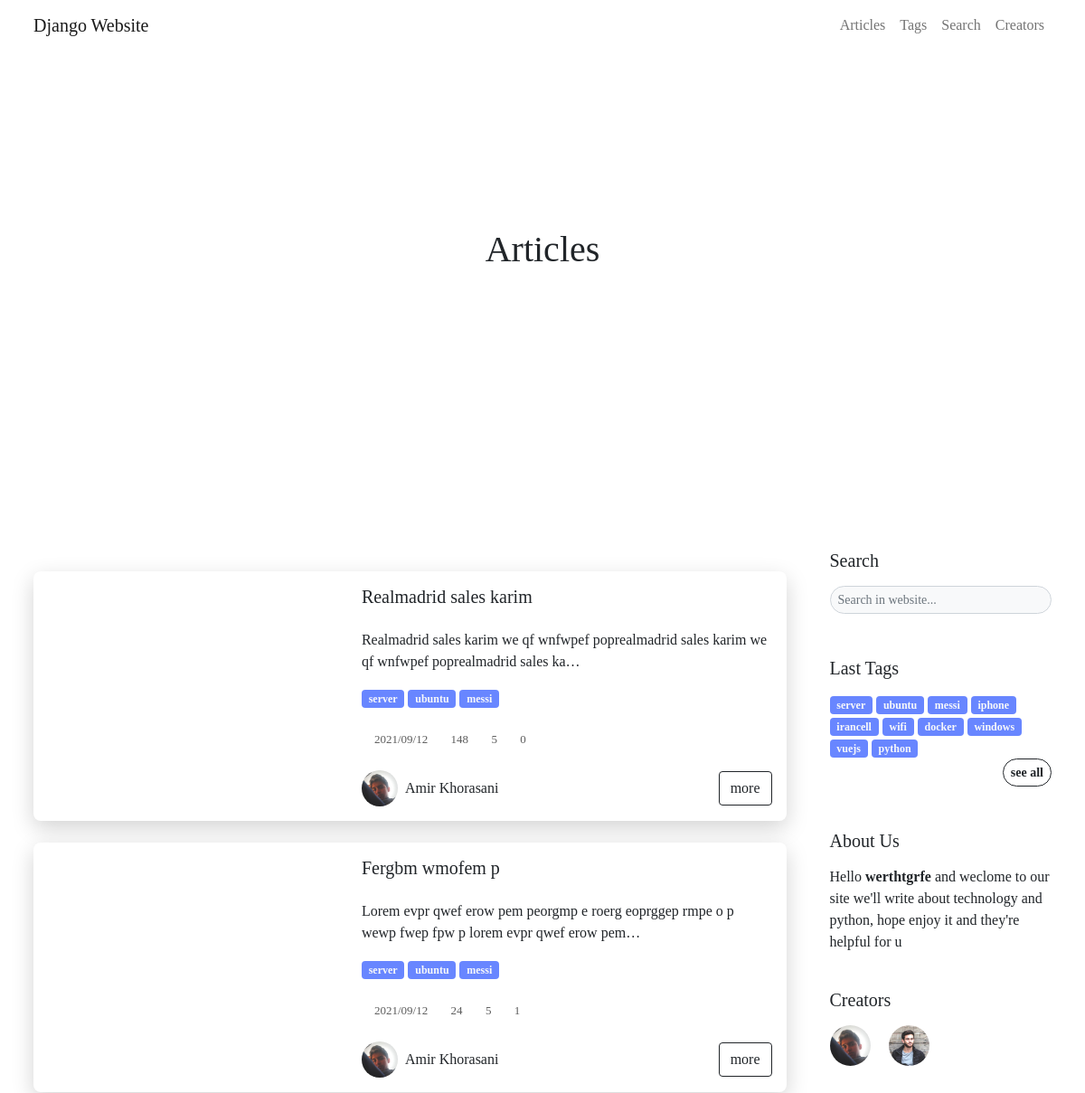
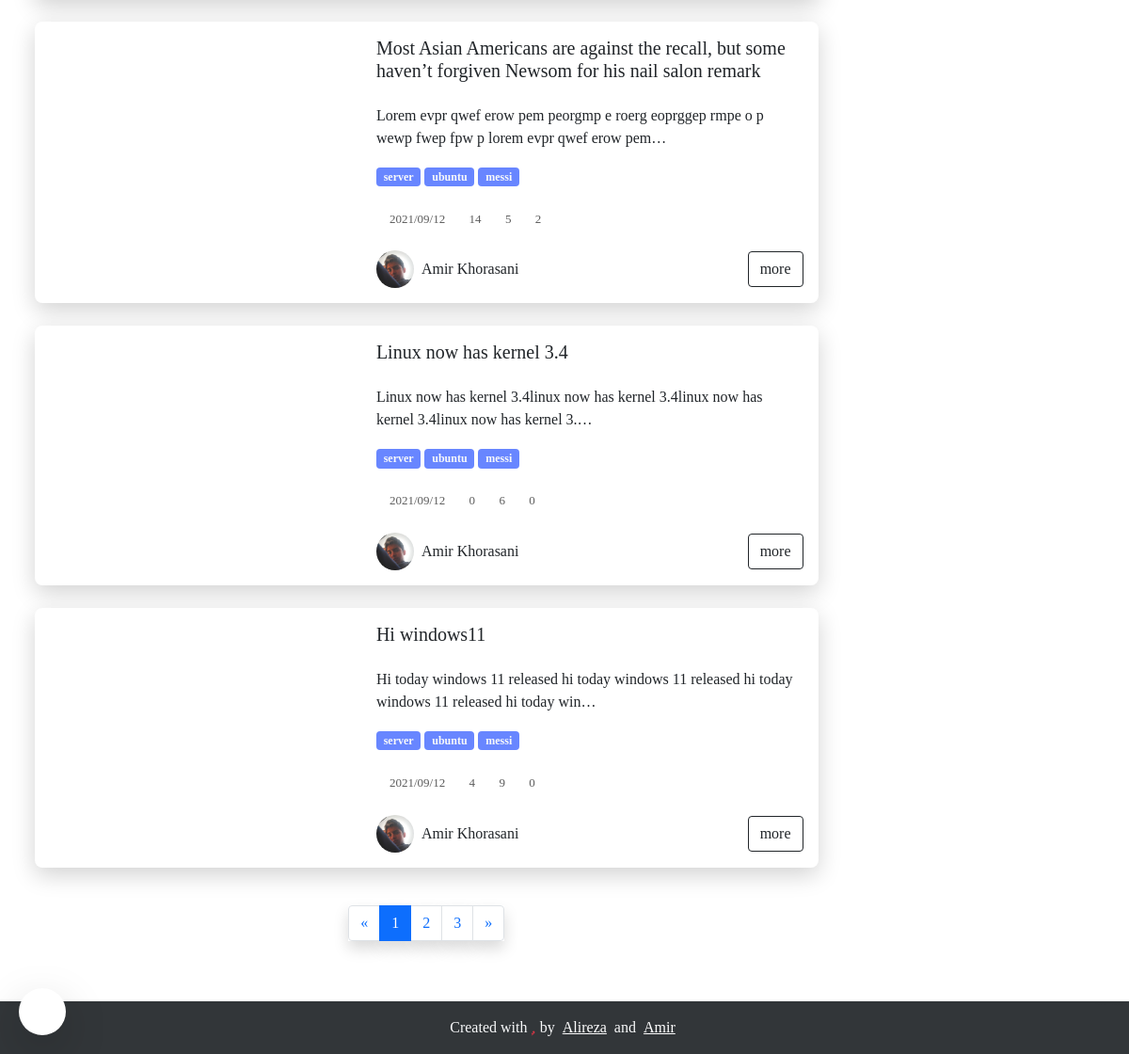
The page /articles on the database its author committed (2 pictures, top to bottom).
### blog/models.py (models this page shows, shortened)
class Article(models.Model):
    title_en   = models.CharField(max_length=200) # english title
    title_fa   = models.CharField(max_length=200) # persian title
    desc_en    = models.TextField() # english description for article in home
    desc_fa    = models.TextField() # persian description for article in home
    body_en    = RichTextUploadingField() # english body
    body_fa    = RichTextUploadingField() # persian body
    slug       = models.SlugField(max_length=100,unique=True) # slug of the article
    short_slug = models.SlugField(editable=False) # auto created in auto_slug_article function
    views      = models.IntegerField(default=0) # number of views this article
    status     = models.BooleanField(default=True) # article status => true:publish , false:draft
    created    = models.DateTimeField(auto_now_add=True) # auto complete created time
    updated    = models.DateTimeField(auto_now=True) # auto compelete last update
    author     = models.ForeignKey(User,editable=False,null=True,on_delete=models.SET_NULL) # auto delete article on delete author
    category   = models.ManyToManyField(Category,blank=True,related_name='articles') # article categories
    thumbnail  = models.ImageField(upload_to='thumbnails') # article thumbnail in post card and main page
    readtime   = models.IntegerField(default=0) # suggested time for readnig the article
    class Meta:
        verbose_name_plural = 'Articles'
        ordering            = ['-created'] # for new to old sorting in admin panel
    objects = ArticleManager() # set managers for this class
    def simple_created(self):
        return self.created.strftime("%Y/%m/%d")
    simple_created.short_description = "created"

class Category(models.Model):
    name_en = CharField(max_length=100) # English name
    name_fa = CharField(max_length=100) # Persian name
    slug    = SlugField(editable=False) #auto created in auto_slug_category function
    created = DateTimeField(auto_now_add=True) # auto complete created time
    status  = BooleanField(default=True) # category status => true:publish , false:draft
    thumbnail  = models.ImageField(upload_to='categories',null=True) # article thumbnail in post card and main page
    class Meta:
        verbose_name_plural = 'Categories'
        ordering            = ['-created'] # for new to old sorting in admin panel
    objects = CategoryManager() # set managers for this class
    def simple_created(self):
        return self.created.strftime("%Y/%m/%d %H:%M")
    simple_created.short_description = "created"

class User(AbstractUser):
    thumbnail     = models.ImageField(upload_to='creators',default='creators/default.png')
    telegram      = models.URLField(null=True,blank=True)
    instagram     = models.URLField(null=True,blank=True)
    github        = models.URLField(null=True,blank=True)
    user_page_url = models.CharField(max_length=200)
    desc          = RichTextField(null=True)
    skills        = models.CharField(max_length=500,null=True)

class Comment(models.Model):
    admin    = models.ForeignKey(User,editable=False,default=None,null=True,on_delete=models.SET_NULL)
    article  = models.ForeignKey(Article,on_delete=models.CASCADE,related_name='comments')
    name     = CharField(max_length=50)
    desc     = RichTextField()
    created  = models.DateTimeField(auto_now_add=True)
    reply_to = models.ForeignKey('self',null=True,blank=True,on_delete=models.CASCADE,related_name='replies')
    status   = models.BooleanField(default=False) # comment status => true:publish , false:draft
    avatar   = models.ForeignKey(Avatar,on_delete=models.SET_NULL,null=True)
    class Meta:
        ordering = ('-created',)
    objects = CommentsManager()

### blog/views.py (the view)
# urls.py: path('articles',ArticlesListView.as_view(),name='articles'),
class ArticlesListView(ListView):
    queryset      = get_list_or_404(Article.objects.active())
    template_name = 'articles.html'
    context_object_name = 'articles'
    paginate_by   = 5
    page_kwarg = 'p'

### template/articles.html (shortened to what this page needs)
{% load static %} {% load template_tags %}
<!DOCTYPE html>
<html lang="en">
<head>
    <link rel="stylesheet" href="{% static 'blog/css/swiper.min.css' %}">
    <link rel="stylesheet" href="{% static 'blog/css/bootstrap.css' %}">
    <link rel="stylesheet" href="{% static 'blog/fontawesome-free-5.15.3-web/css/all.css' %}">
    <link rel="stylesheet" href="{% static 'blog/css/custom.css' %}">
    <link rel="stylesheet" href="{% static 'blog/css/responsiv.css' %}">
    <link rel="stylesheet" href="{% static 'blog/css/pages/tags.css' %}">
</head>
<body data-src="../media/img/header.jpg">
    <header class="thumbnail">
        {% include 'partials/navbar.html' %}
        <div class="text-center header-img">
            <h1 class="w-100">
                Articles
            </h1>
        </div>
    </header>
    <main class="py-5">
        <div class="container">
            <div class="row gx-md-5">
                <div class="col-md-8 col-lg-9">
                    <section>
                        {% for article in articles %}
                        <div class="card rounded my-4 overflow-hidden">
                            <div class="row g-0">
                                <div class="col-lg-6 col-xl-5 p-3">
                                    <div class="img-card h-100 rounded" data-src="'{{ article.thumbnail.url }}'"></div>
                                </div>
                                <div class="col-lg-6 col-xl-7 p-3">
                                    <h5 class="pb-3">
                                        {{ article.title_en|capfirst }}
                                    </h5>
                                    <p class="mb-3">
                                        {{ article.desc_en|capfirst|safe|truncatechars:100 }}
                                    </p>
                                    {% for category in article.category.active %}
                                    <a href="{% url 'blog:tag' category.slug %}" class="badge bg-info text-light text-decoration-none">
                                            {{ category.name_en|lower }}
                                        </a> {% endfor %}
                                    <div class="icons-card pt-2 mt-3">
                                        <div class="d-inline-flex w-auto align-items-center flex-wrap">
                                            <i class="fas fa-calendar"></i>
                                            <p class="m-0 ps-1 pe-2">{{ article.created|date:'Y/m/d' }}</p>
                                        </div>
                                        <div class="d-inline-flex w-auto align-items-center flex-wrap">
                                            <i class="fas fa-eye"></i>
                                            <p class="m-0 ps-1 pe-2">{{ article.views }}</p>
                                        </div>
                                        <div class="d-inline-flex w-auto align-items-center flex-wrap">
                                            <i class="fas fa-clock"></i>
                                            <p class="m-0 ps-1 pe-2">{{ article.readtime }}</p>
                                        </div>
                                        <div class="d-inline-flex w-auto align-items-center flex-wrap">
                                            <i class="fas fa-comment"></i>
                                            <p class="m-0 ps-1 pe-2">{{ article.comments.active|length }}</p>
                                        </div>
                                    </div>
                                    <div class="d-flex align-items-center justify-content-between flex-wrap">
                                        <a href="/{{ article.author.user_page_url }}" class="pe-3 text-decoration-none mt-4 dark-on text-dark d-inline-flex align-items-center">
                                            <img src="{{ article.author.thumbnail.url }}" class="img-sm rounded-pill " alt="">
                                            <div class="px-2">
                                                <span>
                                                        {% author_full_name article.author %}
                                                    </span>
                                            </div>
                                        </a>
                                        <a href="{% url 'blog:article_slug' article.slug %}" class="btn btn-outline-dark d-block ms-auto mt-4">
                                                more
                                        </a>
                                    </div>
                                </div>
                            </div>
                        </div>
                        {% endfor %}
                    {% if is_paginated %}
                        <div class='pt-3'>
                            <nav aria-label="Page navigation example" class="bg-opacity">
                                <ul class="pagination d-flex justify-content-center">
                                    <li class="page-item shadow">
                                        {% if page_obj.has_previous %}
                                            <a class="page-link" href="{% url 'blog:articles' %}?p={{page_obj.previous_page_number}}" aria-label="Previous">
                                                <span aria-hidden="true">&laquo;</span>
                                            </a>
                                        {% else %}
                                            <a class="page-link" aria-label="Previous" style="cursor: not-allowed;">
                                                <span aria-hidden="true">&laquo;</span>
                                            </a>
                                        {% endif %}
                                    </li>
                                    {% if page_obj.paginator.num_pages > 7 %}
                                        {% if page_obj.number|add:"3" >= page_obj.paginator.num_pages %}
                                            <li class="page-item shadow"><a class="page-link" href="{% url 'blog:articles' %}?p=1">1</a></li>
                                            <li class="page-item shadow"><a class="page-link" style="pointer-events: none;">...</a></li>
                                            {% calculate_latest_5_page_numbers page_obj.paginator.num_pages as range_number %}
                                            {% for page_number in '12345'|make_list %}
                                                {% if forloop.counter|add:range_number == page_obj.number %}
                                                    <li class="page-item shadow active"><a class="page-link" href="#">{{ page_obj.number }}</a></li>
                                                {% else %}
                                                    <li class="page-item shadow"><a class="page-link" href="{% url 'blog:articles' %}?p={{forloop.counter|add:range_number}}">{{ forloop.counter|add:range_number }}</a></li>
                                                {% endif %}
                                            {% endfor %}
                                        {% elif page_obj.number|add:"-3" <= 1 %}
                                            {% for page_number in '12345'|make_list %}
                                                {% if forloop.counter == page_obj.number %}
                                                    <li class="page-item shadow active"><a class="page-link" href="{% url 'blog:articles' %}?p={{page_obj.number}}">{{ page_obj.number }}</a></li>
                                                {% else %}
                                                    <li class="page-item shadow"><a class="page-link" href="{% url 'blog:articles' %}?p={{forloop.counter}}">{{ forloop.counter }}</a></li>
                                                {% endif %}
                                            {% endfor %}
                                            <li class="page-item shadow"><a class="page-link" style="pointer-events: none;">...</a></li>
                                            <li class="page-item shadow"><a class="page-link" href="{% url 'blog:articles' %}?p={{page_obj.paginator.num_pages}}">{{ page_obj.paginator.num_pages }}</a></li>
                                        {% else %}
                                            <li class="page-item shadow"><a class="page-link" href="{% url 'blog:articles' %}?p=1">1</a></li>
                                            <li class="page-item shadow"><a class="page-link" style="pointer-events: none;">...</a></li>
                                            <li class="page-item shadow"><a class="page-link" href="{% url 'blog:articles' %}?p={{page_obj.previous_page_number}}">{{ page_obj.previous_page_number }}</a></li>
                                            <li class="page-item shadow active"><a class="page-link" href="#">{{ page_obj.number }}</a></li>
                                            <li class="page-item shadow"><a class="page-link" href="{% url 'blog:articles' %}?p={{page_obj.next_page_number}}">{{ page_obj.next_page_number }}</a></li>
                                            <li class="page-item shadow"><a class="page-link" style="pointer-events: none;">...</a></li>
                                            <li class="page-item shadow"><a class="page-link" href="{% url 'blog:articles' %}?p={{page_obj.paginator.num_pages}}">{{ page_obj.paginator.num_pages }}</a></li>
                                        {% endif %}
                                    {% else %}
                                        {% for page_number in page_obj.paginator.page_range %}
                                            {% if page_obj.number == page_number %}
                                                <li class="page-item shadow active"><a class="page-link" href="#">{{ page_number }}</a></li>
                                            {% else %}
                                                <li class="page-item shadow"><a class="page-link" href="{% url 'blog:articles' %}?p={{page_number}}">{{ page_number }}</a></li>
                                            {% endif %}
                                        {% endfor %}
                                    {% endif %}
                                    <li class="page-item shadow">
                                        {% if page_obj.has_next %}
                                            <a class="page-link" href="{% url 'blog:articles' %}?p={{page_obj.next_page_number}}" aria-label="Next">
                                                <span aria-hidden="true">&raquo;</span>
                                            </a>
                                        {% else %}
                                            <a class="page-link" aria-label="Next" style="cursor: not-allowed;">
                                                <span aria-hidden="true">&raquo;</span>
                                            </a>
                                        {% endif %}
                                    </li>
                                </ul>
                            </nav>
                        </div>
                    {% endif %}
                    </section>
                </div>
                {% include 'partials/col-4.html' %}
            </div>
        </div>
    </main>
    {% include 'partials/footer.html' %}
</body>
</html>

### template/partials/col_4_tags.html
{% if fix %}
    {% for category in col_4_tags %}
        <a href="{% url 'blog:tag' category.slug %}" class="badge bg-info text-light text-decoration-none">
            {{ category.name_en|lower }}
        </a> {% endfor %} {% else %} {% for category in col_4_tags %}
        <a href="{% url 'blog:tag' category.slug %}" class="badge bg-info text-light text-decoration-none">
            {{ category.name_en|lower }}
        </a>
    {% endfor %}
    <br>
    <div class="text-end">
        <a href="/tags" class="btn btn-sm btn-outline-dark text-decoration-none rounded-pill"><b>see all</b></a>
    </div>
{% endif %}

### template/partials/col_4_social.html
<div id='creators'>
    {% for creator in creators %}
        <a href="/{{ creator.user_page_url }}" class="text-decoration-none admin">
            <img src="{{ creator.thumbnail.url }}" class="img-sm rounded-pill me-3" alt="">
        </a>
    {% endfor %}
</div>

### rows shown on the page
Article: title_en "Realmadrid sales karim", desc_en "Realmadrid sales karim we qf wnfwpef poprealmadrid sales karim we qf wnfwpef poprealmadrid sales ka…", created "2021/09/12", views "148", readtime "5", comments.active|length "0", author.thumbnail (picture), author.last_name "Amir Khorasani"
Category: name_en "server"
Category: name_en "ubuntu"
Category: name_en "messi"
Article: title_en "Fergbm wmofem p", desc_en "Lorem evpr qwef erow pem peorgmp e roerg eoprggep rmpe o p wewp fwep fpw p lorem evpr qwef erow pem…", created "2021/09/12", views "24", readtime "5", comments.active|length "1", author.thumbnail (picture), author.last_name "Amir Khorasani"
Article: title_en "Most Asian Americans are against the recall, but some haven’t forgiven Newsom for his nail salon remark", desc_en "Lorem evpr qwef erow pem peorgmp e roerg eoprggep rmpe o p wewp fwep fpw p lorem evpr qwef erow pem…", created "2021/09/12", views "14", readtime "5", comments.active|length "2", author.thumbnail (picture), author.last_name "Amir Khorasani"
Article: title_en "Linux now has kernel 3.4", desc_en "Linux now has kernel 3.4linux now has kernel 3.4linux now has kernel 3.4linux now has kernel 3.…", created "2021/09/12", views "0", readtime "6", comments.active|length "0", author.thumbnail (picture), author.last_name "Amir Khorasani"
Article: title_en "Hi windows11", desc_en "Hi today windows 11 released hi today windows 11 released hi today windows 11 released hi today win…", created "2021/09/12", views "4", readtime "9", comments.active|length "0", author.thumbnail (picture), author.last_name "Amir Khorasani"
Category: name_en "iphone"
Category: name_en "irancell"
Category: name_en "wifi"
Category: name_en "docker"
Category: name_en "windows"
Category: name_en "vuejs"
Category: name_en "python"
User: thumbnail (picture)
User: thumbnail (picture)

### other values the page prints
{{ page_number }} "1"
{{ page_number }} "2" "3"
{{ col_4_about|safe }} "Hello werthtgrfe and weclome to our site we'll write about technology and python, hope enjoy it and they're helpful for u"
